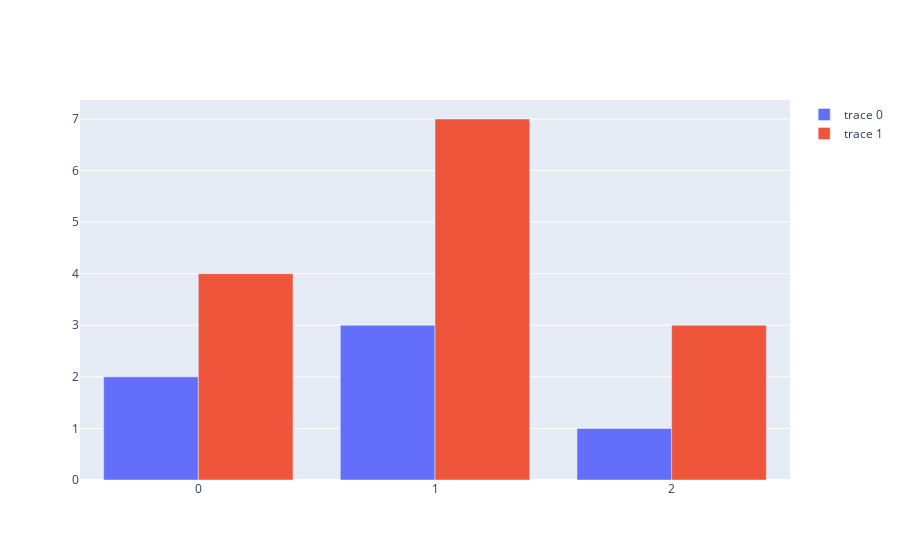

Notebook source saved alongside this figure:
### Markdown cell above
А теперь давайте представим, что наши данные разбиты по какой-то категориальной переменной.

### Code cell
trace0 = go.Bar(y = [2, 3, 1])
trace1 = go.Bar(y = [4, 7, 3])

our_data = [trace0, trace1] # когда объектов больше одного - передаем их списком

fig = go.Figure(data = our_data) 
fig.show()

### Figure 1 — Plotly figure (JSON) as saved in the notebook; plotly's stock layout.template omitted (floating-point values rounded to 4 significant figures)
{"data": [{"type": "bar", "y": [2, 3, 1]}, {"type": "bar", "y": [4, 7, 3]}], "layout": {}}
